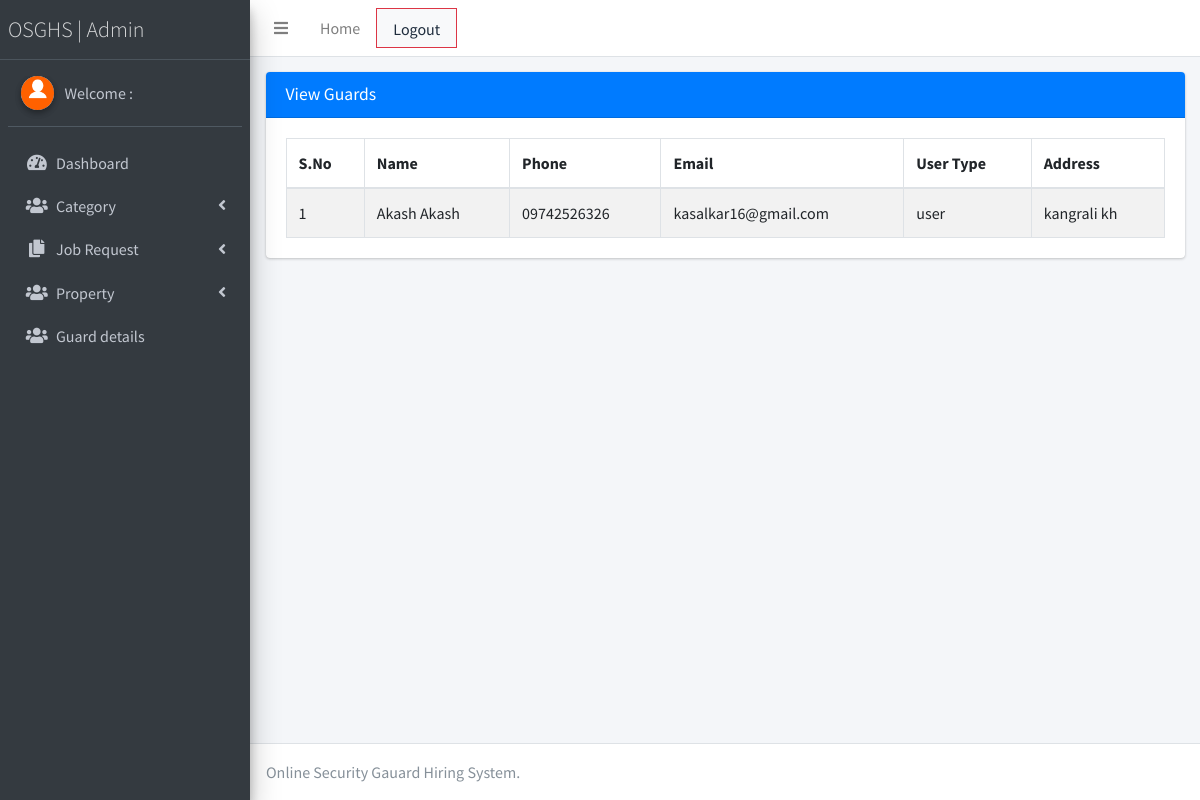
Screenshot of /admin/view_user.php (signed in) with the database file from the repository.
### tables this page shows
CREATE TABLE `user` (
  `id` int(11) NOT NULL,
  `name` varchar(150) NOT NULL,
  `user_type` varchar(100) NOT NULL,
  `phone` varchar(12) NOT NULL,
  `email` varchar(255) NOT NULL,
  `address` varchar(500) DEFAULT NULL,
  `password` varchar(255) NOT NULL,
  `status` varchar(150) DEFAULT NULL,
  `photo` varchar(200) DEFAULT NULL,
  `created_date` timestamp NOT NULL DEFAULT current_timestamp(),
  `updated_date` timestamp NOT NULL DEFAULT current_timestamp()
);

### admin/view_user.php (the view, shortened to what this page needs)
<?php include_once('./header.php');?>
<?php include_once('./sidebar.php');?>
  <div class="content-wrapper">
    <div class="content-header">
      <div class="container-fluid">
        <div class="row mb-2">
        <div class="col-12">
        <div class="card">
          <div class="card-header bg-primary">
            <h3 class="card-title ">View Guards</h3>
          </div>
          <div class="card-body">
            <table id="example1" class="table table-bordered table-striped">
              <thead>
              <tr>
                <th>S.No</th>
                <th>Name</th>
                <th>Phone</th>
                <th>Email</th>
                <th>User Type</th>
                <th>Address</th>
              </tr>
              </thead>
               <tbody>
                    <?php
                        $qry="select * from user where user_type='user'";
                        $exc=mysqli_query($con,$qry);
                        $i=1;
                        while($row=mysqli_fetch_array($exc)){
                            ?>
                            <tr>
                                <td><?php echo $i ?></td>
                                <td><?php echo $row['name'] ?></td>
                                <td><?php echo $row['phone'] ?></td>
                                <td><?php echo $row['email'] ?></td>
                                <td><?php echo $row['user_type'] ?></td>
                                <td><?php echo $row['address'] ?></td>
                            </tr>
                            <?php
                        }
                    ?>
               </tbody>
            </table>
          </div>
        </div>
      </div>
      </div>
    </div>
      </div>
  </div>
  <?php include_once('./footer.php');?>

### rows the page displays
user: name "Akash Akash", phone "09742526326", email "kasalkar16@gmail.com", user_type "user", address "kangrali kh"
